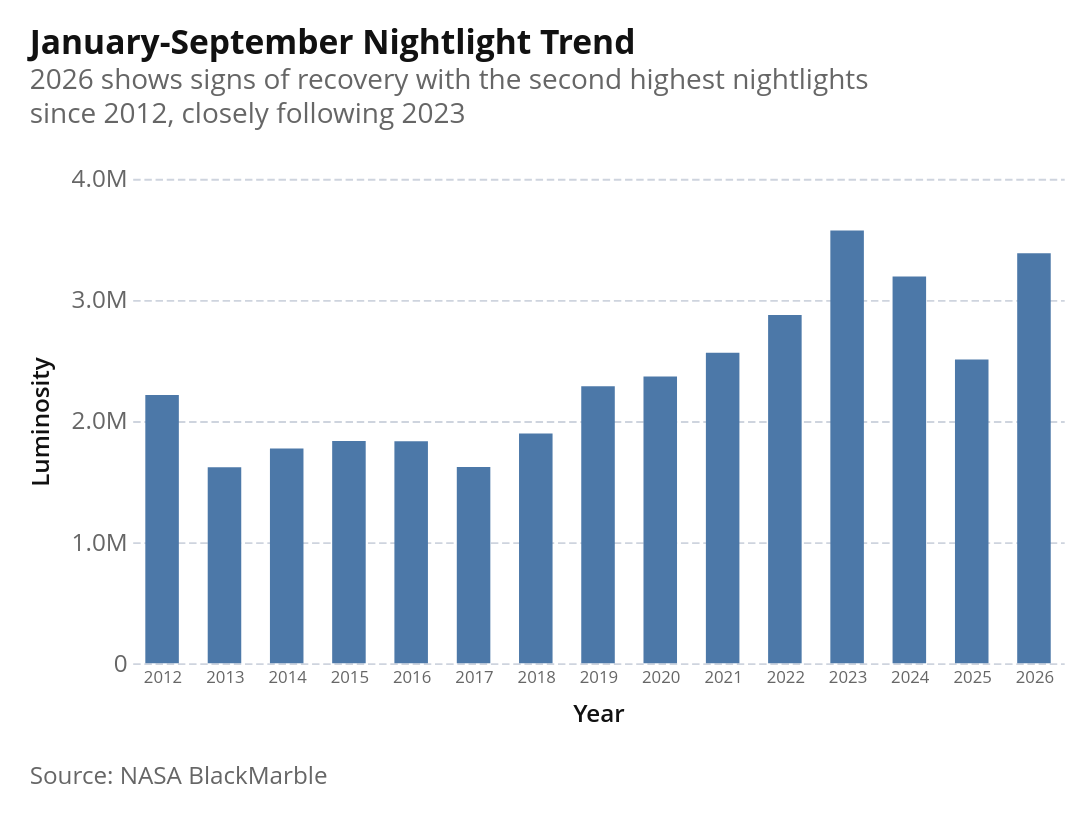

Notebook code cell kept with this figure:
### Markdown cell above
### 1.2 Quarterly Trends in Nightlights

### Code cell
# Fig 1.2: Quarterly Trends in Nightlights
chart = (
    alt.Chart(ntl_corrected)
    .mark_bar(size=18)
    .encode(
        x=alt.X(
            "date:T",
            title="Year",
            axis=alt.Axis(
                format="%Y", labelFontSize=9, tickCount={"interval": "year", "step": 1}
            ),
            scale=alt.Scale(nice=False, padding=16),
        ),
        y=alt.Y(
            "ntl_sum:Q",
            title="Luminosity",
            axis=alt.Axis(labelExpr=az.vega_scale_labelExpr()),
        ),
        tooltip=[
            alt.Tooltip("year(date):T", title="Year", format="%Y"),
            alt.Tooltip("ntl_sum:Q", format=",.0f", title="NTL Sum"),
        ],
    )
    .properties(
        width=500,
        height=260,
        title=alt.Title(
            text=f"{report_period_subtitle} Nightlight Trend",
            subtitle=[
                "2026 shows signs of recovery with the second highest nightlights",
                "since 2012, closely following 2023",
            ],
        ),
    )
)
az.add_caption(chart, "Source: NASA BlackMarble")

### Figure 1 — Vega-Lite specification as saved in the notebook (floating-point values rounded to 4 significant figures)
{"config": {"background": "white", "padding": 15, "mark": {"tooltip": true}, "point": {"filled": true, "size": 60, "stroke": "white", "strokeWidth": 1}, "circle": {"filled": true, "stroke": "white", "strokeWidth": 1}, "square": {"filled": true, "stroke": "white", "strokeWidth": 1}, "line": {"strokeWidth": 4, "strokeCap": "round", "strokeJoin": "round"}, "bar": {"cornerRadiusEnd": 0}, "area": {"opacity": 0.7}, "arc": {"stroke": "white", "strokeWidth": 1}, "rect": {"stroke": "#8A969F", "strokeWidth": 0.5}, "geoshape": {"stroke": "#666666", "strokeWidth": 0.3, "strokeJoin": "round", "strokeCap": "round"}, "title": {"font": "Open Sans, sans-serif", "fontSize": 18, "fontWeight": 700, "lineHeight": 22, "color": "#111111", "anchor": "start", "offset": 21, "subtitleFont": "Open Sans, sans-serif", "subtitleFontSize": 15, "subtitleFontWeight": 400, "subtitleLineHeight": 18, "subtitleColor": "#666666", "subtitlePadding": 3}, "axis": {"domain": false, "grid": true, "gridColor": "#CED4DE", "gridDash": [4, 2], "gridWidth": 1, "labelFont": "Open Sans, sans-serif", "labelFontSize": 13, "labelFontWeight": 400, "labelColor": "#666666", "labelPadding": 3, "tickColor": "#CED4DE", "tickSize": 5, "tickCount": 5, "titleFont": "Open Sans, sans-serif", "titleFontSize": 13, "titleFontWeight": 600, "titleColor": "#111111", "titlePadding": 9}, "axisX": {"grid": false, "tickSize": 0, "labelAngle": 0}, "axisY": {"domain": false, "ticks": false, "gridColor": "#CED4DE", "gridDash": [4, 2], "gridWidth": 1}, "axisQuantitative": {"tickCount": 5}, "axisBand": {"labelPadding": 6, "tickSize": 0}, "axisTemporal": {"grid": false}, "legend": {"labelFont": "Open Sans, sans-serif", "labelFontSize": 13, "labelFontWeight": 600, "labelColor": "#111111", "titleFont": "Open Sans, sans-serif", "titleFontSize": 13, "titleFontWeight": 600, "titleColor": "#111111", "titlePadding": 3, "symbolSize": 196, "symbolStrokeWidth": 0, "padding": 15, "offset": 21, "columnPadding": 21, "orient": "bottom", "labelLimit": 200, "titleLimit": 200}, "view": {"stroke": null, "continuousWidth": 600, "continuousHeight": 400}, "range": {"category": ["#34A7F2", "#FF9800", "#664AB6", "#4EC2C0", "#F3578E", "#081079", "#0C7C68", "#AA0000", "#DDDA21"], "diverging": ["#920000", "#BD6126", "#E3A763", "#EFEFEF", "#80BDE7", "#3587C3", "#025288"], "heatmap": ["#E3F6FD", "#75CCEC", "#089BD4", "#0169A1", "#023B6F"], "ordinal": ["#E3F6FD", "#75CCEC", "#089BD4", "#0169A1", "#023B6F"], "ramp": ["#E3F6FD", "#75CCEC", "#089BD4", "#0169A1", "#023B6F"]}, "scale": {"bandPaddingInner": 0.2, "bandPaddingOuter": 0.1, "pointPadding": 0.5}, "header": {"labelFont": "Open Sans, sans-serif", "labelFontSize": 13, "labelFontWeight": 600, "labelColor": "#111111", "titleFont": "Open Sans, sans-serif", "titleFontSize": 15, "titleFontWeight": 600, "titleColor": "#111111"}, "concat": {"spacing": 18}, "facet": {"spacing": 18}, "selection": {"point": {"on": "click", "clear": "dblclick"}, "interval": {"mark": {"fill": "#0071BC", "fillOpacity": 0.15, "stroke": "#0071BC", "strokeWidth": 1}}}}, "vconcat": [{"mark": {"type": "bar", "size": 18}, "encoding": {"tooltip": [{"field": "date", "format": "%Y", "timeUnit": "year", "title": "Year", "type": "temporal"}, {"field": "ntl_sum", "format": ",.0f", "title": "NTL Sum", "type": "quantitative"}], "x": {"axis": {"format": "%Y", "labelFontSize": 9, "tickCount": {"interval": "year", "step": 1}}, "field": "date", "scale": {"nice": false, "padding": 16}, "title": "Year", "type": "temporal"}, "y": {"axis": {"labelExpr": "datum.value === 0 ? '0' : abs(datum.value) >= 1e9 ? (abs(datum.value/1e9) >= 100 ? '' + format(datum.value/1e9, ',.0f') + 'B' : abs(datum.value/1e9) >= 1 ? '' + format(datum.value/1e9, ',.1f') + 'B' : '' + format(datum.value/1e9, ',.2f') + 'B') : abs(datum.value) >= 1e6 ? (abs(datum.value/1e6) >= 100 ? '' + format(datum.value/1e6, ',.0f') + 'M' : abs(datum.value/1e6) >= 1 ? '' + format(datum.value/1e6, ',.1f') + 'M' : '' + format(datum.value/1e6, ',.2f') + 'M') : abs(datum.value) >= 1e4 ? (abs(datum.value/1e3) >= 100 ? '' + format(datum.value/1e3, ',.0f') + 'K' : abs(datum.value/1e3) >= 1 ? '' + format(datum.value/1e3, ',.1f') + 'K' : '' + format(datum.value/1e3, ',.2f') + 'K') : (abs(datum.value) >= 100 ? '' + format(datum.value, ',.0f') + '' : abs(datum.value) >= 1 ? '' + format(datum.value, ',.1f') + '' : '' + format(datum.value, ',.2f') + '')"}, "field": "ntl_sum", "title": "Luminosity", "type": "quantitative"}}, "height": 260, "title": {"text": "January-September Nightlight Trend", "subtitle": ["2026 shows signs of recovery with the second highest nightlights", "since 2012, closely following 2023"]}, "width": 500}], "data": {"name": "data-fae1f89dc11bb15dddcce52ba767fa9b"}, "title": {"text": "Source: NASA BlackMarble", "anchor": "start", "color": "#666666", "font": "Open Sans, sans-serif", "fontSize": 13, "fontWeight": 400, "lineHeight": 20, "offset": 21, "orient": "bottom"}, "$schema": "https://vega.github.io/schema/vega-lite/v6.1.0.json", "datasets": {"data-fae1f89dc11bb15dddcce52ba767fa9b": [{"date": "2012-01-01T00:00:00", "year_col": 2012, "ntl_sum": 2214000.0, "ntl_ind_5km_sum": 295700.0, "ntl_noind_5km_sum": 1946000.0}, {"date": "2013-01-01T00:00:00", "year_col": 2013, "ntl_sum": 1619000.0, "ntl_ind_5km_sum": 312400.0, "ntl_noind_5km_sum": 1335000.0}, {"date": "2014-01-01T00:00:00", "year_col": 2014, "ntl_sum": 1773000.0, "ntl_ind_5km_sum": 370800.0, "ntl_noind_5km_sum": 1435000.0}, {"date": "2015-01-01T00:00:00", "year_col": 2015, "ntl_sum": 1835000.0, "ntl_ind_5km_sum": 457500.0, "ntl_noind_5km_sum": 1415000.0}, {"date": "2016-01-01T00:00:00", "year_col": 2016, "ntl_sum": 1834000.0, "ntl_ind_5km_sum": 380000.0, "ntl_noind_5km_sum": 1486000.0}, {"date": "2017-01-01T00:00:00", "year_col": 2017, "ntl_sum": 1621000.0, "ntl_ind_5km_sum": 464700.0, "ntl_noind_5km_sum": 1195000.0}, {"date": "2018-01-01T00:00:00", "year_col": 2018, "ntl_sum": 1896000.0, "ntl_ind_5km_sum": 464900.0, "ntl_noind_5km_sum": 1472000.0}, {"date": "2019-01-01T00:00:00", "year_col": 2019, "ntl_sum": 2288000.0, "ntl_ind_5km_sum": 663500.0, "ntl_noind_5km_sum": 1679000.0}, {"date": "2020-01-01T00:00:00", "year_col": 2020, "ntl_sum": 2368000.0, "ntl_ind_5km_sum": 622400.0, "ntl_noind_5km_sum": 1798000.0}, {"date": "2021-01-01T00:00:00", "year_col": 2021, "ntl_sum": 2565000.0, "ntl_ind_5km_sum": 787500.0, "ntl_noind_5km_sum": 1841000.0}, {"date": "2022-01-01T00:00:00", "year_col": 2022, "ntl_sum": 2875000.0, "ntl_ind_5km_sum": 660400.0, "ntl_noind_5km_sum": 2275000.0}, {"date": "2023-01-01T00:00:00", "year_col": 2023, "ntl_sum": 3574000.0, "ntl_ind_5km_sum": 690600.0, "ntl_noind_5km_sum": 2950000.0}, {"date": "2024-01-01T00:00:00", "year_col": 2024, "ntl_sum": 3194000.0, "ntl_ind_5km_sum": 648000.0, "ntl_noind_5km_sum": 2604000.0}, {"date": "2025-01-01T00:00:00", "year_col": 2025, "ntl_sum": 2509000.0, "ntl_ind_5km_sum": 581200.0, "ntl_noind_5km_sum": 1979000.0}, {"date": "2026-01-01T00:00:00", "year_col": 2026, "ntl_sum": 3385000.0, "ntl_ind_5km_sum": 721800.0, "ntl_noind_5km_sum": 2725000.0}]}}
